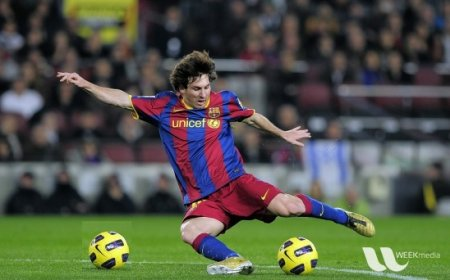
#> input picture Parte_01/messi.jpg, 450 x 280 px, given in place of the camera
$ python 10th_tutorial.py
#> lines starting #> are read from the running program, lines starting #| are printed output that depends on the picture; after the words box and inside, x2 and y2 are one past the last pixel; in counts of white or black regions, pixels touching at a corner belong together
#!/usr/bin/env python3

import cv2
import numpy as np

vid = cv2.VideoCapture(0)

while(1):

    # take each frame of the vid
    ret, frame = vid.read()
#> frame is the input picture: shape (280, 450, 3); mean B, G, R 72.3, 85.8, 82.3
    flip_vid = cv2.flip(frame, 1)
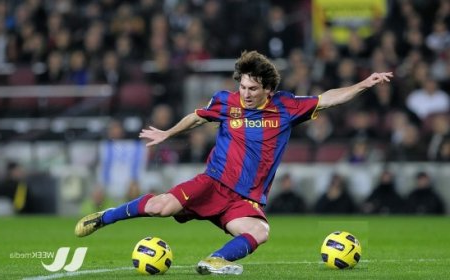
#> flip_vid: shape (280, 450, 3); mean B, G, R 72.3, 85.8, 82.3

    # convert BGR to HSV
    hsv = cv2.cvtColor(flip_vid, cv2.COLOR_BGR2HSV)
#> hsv: shape (280, 450, 3); mean H, S, V 82.6, 86.9, 99.6

    # define range of blue color in HSV
    lower_blue = np.array([110,50,50])
    upper_blue = np.array([130,255,255])

    # threshold the HSV image to get only blue colors
    mask = cv2.inRange(hsv, lower_blue, upper_blue)
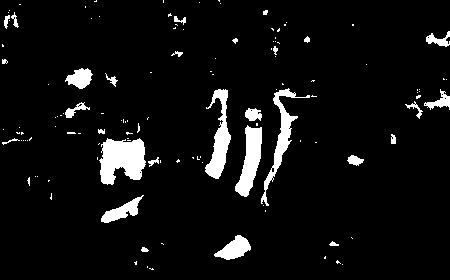
#> mask: shape (280, 450); 6.2% white; 126 white regions (97 under 20 px), largest, box (x1, y1, x2, y2) and area: (99, 138, 146, 185) 1580, (205, 89, 231, 179) 1051, (235, 125, 262, 197) 1038

    # bitwise-AND mask and original mask
    res = cv2.bitwise_and(flip_vid, flip_vid, mask=mask)
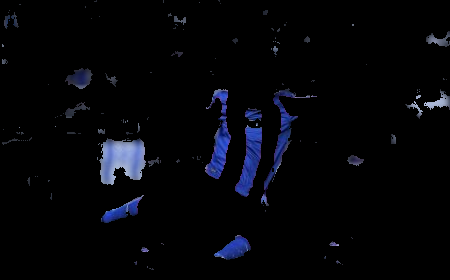
#> res: shape (280, 450, 3); mean B, G, R 8.5, 4.9, 4.1

    cv2.imshow('frame', flip_vid)
    cv2.imshow('mask', mask)
    cv2.imshow('res', res)
    k = cv2.waitKey(5) & 0xFF
#> (key Esc is pressed here)
    if k == 27:
        break

cv2.destroyAllWindows
